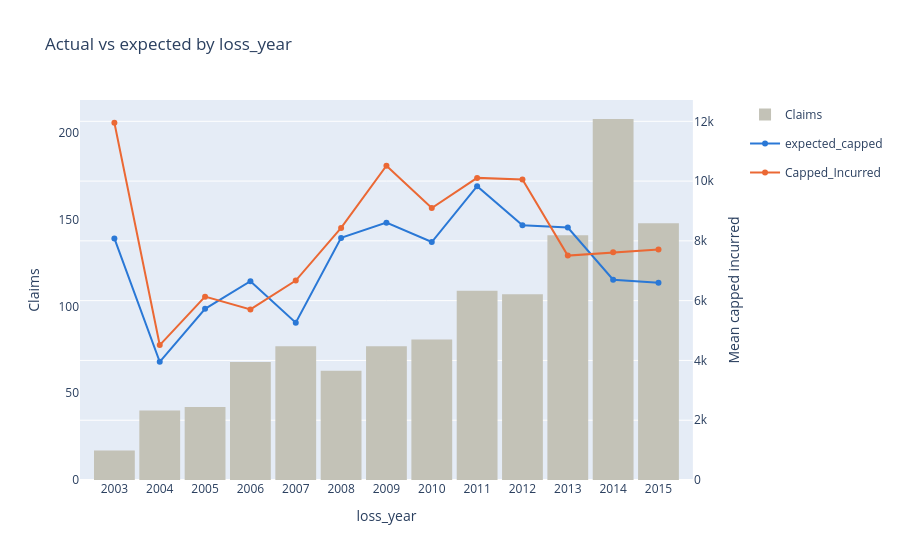

Notebook code for this chart:
### Code cell
from plotly.subplots import make_subplots

feature = res.columns[0]

bars = px.histogram(res, x=feature, y="count", color_discrete_sequence=["#c3c2b7"])
bars.update_traces(name="Claims", showlegend=True)

lines = px.line(
    res,
    x=feature,
    y=["expected_capped", "Capped_Incurred"],
    markers=True,
    color_discrete_sequence=["#2a78d6", "#eb6834"],
)

fig = make_subplots(specs=[[{"secondary_y": True}]])
fig.add_traces(bars.data, secondary_ys=[False])
fig.add_traces(lines.data, secondary_ys=[True, True])

fig.update_xaxes(type="category", title=feature)
fig.update_yaxes(title="Claims", showgrid=False, secondary_y=False)
fig.update_yaxes(title="Mean capped incurred", rangemode="tozero", secondary_y=True)
fig.update_layout(
    title=f"Actual vs expected by {feature}",
    bargap=0.1,
    legend_title_text="",
)
fig.show()

### Figure 1 — Plotly figure (JSON) as saved in the notebook; plotly's stock layout.template omitted (floating-point values rounded to 4 significant figures)
{"data": [{"bingroup": "x", "histfunc": "sum", "hovertemplate": "loss_year=%{x}<br>sum of count=%{y}<extra></extra>", "legendgroup": "", "marker": {"color": "#c3c2b7", "pattern": {"shape": ""}}, "name": "Claims", "orientation": "v", "showlegend": true, "type": "histogram", "x": [2003, 2004, 2005, 2006, 2007, 2008, 2009, 2010, 2011, 2012, 2013, 2014, 2015], "xaxis": "x", "y": [17, 40, 42, 68, 77, 63, 77, 81, 109, 107, 141, 208, 148], "yaxis": "y"}, {"hovertemplate": "variable=expected_capped<br>loss_year=%{x}<br>value=%{y}<extra></extra>", "legendgroup": "expected_capped", "line": {"color": "#2a78d6", "dash": "solid"}, "marker": {"symbol": "circle"}, "mode": "lines+markers", "name": "expected_capped", "orientation": "v", "showlegend": true, "type": "scatter", "x": [2003, 2004, 2005, 2006, 2007, 2008, 2009, 2010, 2011, 2012, 2013, 2014, 2015], "xaxis": "x", "y": [8081.0, 3954.0, 5727.0, 6650.0, 5263.0, 8100.0, 8609.0, 7962.0, 9827.0, 8520.0, 8447.0, 6698.0, 6597.0], "yaxis": "y2"}, {"hovertemplate": "variable=Capped_Incurred<br>loss_year=%{x}<br>value=%{y}<extra></extra>", "legendgroup": "Capped_Incurred", "line": {"color": "#eb6834", "dash": "solid"}, "marker": {"symbol": "circle"}, "mode": "lines+markers", "name": "Capped_Incurred", "orientation": "v", "showlegend": true, "type": "scatter", "x": [2003, 2004, 2005, 2006, 2007, 2008, 2009, 2010, 2011, 2012, 2013, 2014, 2015], "xaxis": "x", "y": [11950.0, 4514.0, 6135.0, 5708.0, 6672.0, 8433.0, 10510.0, 9096.0, 10110.0, 10060.0, 7507.0, 7623.0, 7715.0], "yaxis": "y2"}], "layout": {"bargap": 0.1, "legend": {"title": {"text": ""}}, "title": {"text": "Actual vs expected by loss_year"}, "xaxis": {"anchor": "y", "domain": [0, 0.94], "title": {"text": "loss_year"}, "type": "category"}, "yaxis": {"anchor": "x", "domain": [0, 1], "showgrid": false, "title": {"text": "Claims"}}, "yaxis2": {"anchor": "x", "overlaying": "y", "rangemode": "tozero", "side": "right", "title": {"text": "Mean capped incurred"}}}}
